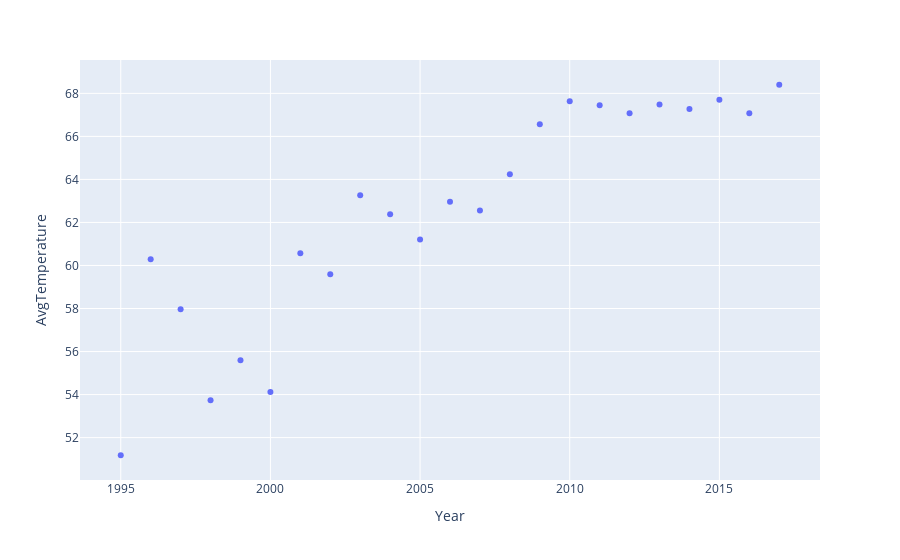

Write notebook code for a chart like this one.
### Code cell
px.scatter(data2[data2.Region =='Asia'], x='Year', y = 'AvgTemperature')

### Figure 1 — Plotly figure (JSON) as saved in the notebook; plotly's stock layout.template omitted (floating-point values rounded to 4 significant figures)
{"data": [{"hovertemplate": "Year=%{x}<br>AvgTemperature=%{y}<extra></extra>", "legendgroup": "", "marker": {"color": "#636efa", "symbol": "circle"}, "mode": "markers", "name": "", "orientation": "v", "showlegend": false, "type": "scatter", "x": [1995, 1996, 1997, 1998, 1999, 2000, 2001, 2002, 2003, 2004, 2005, 2006, 2007, 2008, 2009, 2010, 2011, 2012, 2013, 2014, 2015, 2016, 2017], "xaxis": "x", "y": [51.18, 60.29, 57.96, 53.74, 55.6, 54.12, 60.57, 59.59, 63.26, 62.38, 61.21, 62.96, 62.56, 64.24, 66.56, 67.63, 67.45, 67.07, 67.48, 67.27, 67.7, 67.08, 68.4], "yaxis": "y"}], "layout": {"legend": {"tracegroupgap": 0}, "margin": {"t": 60}, "xaxis": {"anchor": "y", "domain": [0, 1], "title": {"text": "Year"}}, "yaxis": {"anchor": "x", "domain": [0, 1], "title": {"text": "AvgTemperature"}}}}
